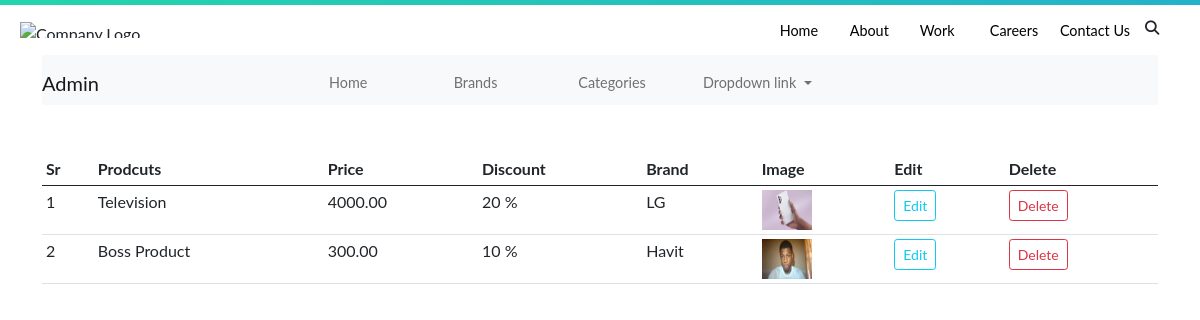
Page /admin (signed in) on the earlier database version.
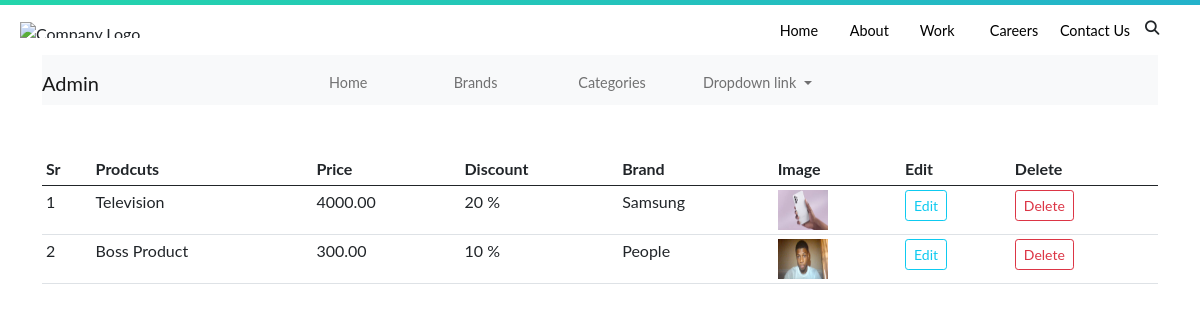
Same page on the later database version.
### shop/products/models.py (models this page shows, shortened)
class Addproduct(db.Model):
    id = db.Column(db.Integer, primary_key=True)
    name = db.Column(db.String(80), nullable=False)
    price = db.Column(db.Numeric(10,2), nullable=False)
    discount = db.Column(db.Integer, default=0)
    stock = db.Column(db.Integer, nullable=False)
    colors = db.Column(db.Text, nullable=False)
    desc = db.Column(db.Text, nullable=False)
    pub_date = db.Column(db.DateTime, nullable=False,
        default=datetime.utcnow)
    brand_id = db.Column(db.Integer, db.ForeignKey('brand.id'),
        nullable=False)
    brand = db.relationship('Brand',
        backref=db.backref('posts', lazy=True))
    category_id = db.Column(db.Integer, db.ForeignKey('category.id'),
        nullable=False)
    category = db.relationship('Category',
        backref=db.backref('posts', lazy=True))
    image_1 = db.Column(db.String(150), nullable=False, default='image.jpg')
    image_2 = db.Column(db.String(150), nullable=False, default='image.jpg')
    image_3 = db.Column(db.String(150), nullable=False, default='image.jpg')

class Brand(db.Model):
    id = db.Column(db.Integer, primary_key=True)
    name = db.Column(db.String(100),unique=True, nullable=False)

### shop/admin/routes.py (the view)
@app.route('/admin')
def admin():
    if 'email' not in session:
        flash('Please login first!', 'danger')
        return redirect(url_for('login'))
    products = Addproduct.query.all()
    return render_template('admin/index.html', title='Admin Page', products=products)

### shop/templates/admin/index.html (shortened to what this page needs)
{% extends "layout.html" %} {% block content %} {% include '_messages.html' %}
<div class="container">
  <nav class="navbar navbar-expand-lg navbar-light bg-light">
    <a class="navbar-brand" href="/admin">Admin</a>
    <div class="collapse navbar-collapse" id="navbarNavDropdown">
      <ul class="navbar-nav">
        <li class="nav-item active">
          <a class="nav-link" href="/admin"
            >Home</a
          >
        </li>
        <li class="nav-item">
          <a class="nav-link" href="/brands">Brands</a>
        </li>
        <li class="nav-item">
          <a class="nav-link" href="/categories">Categories</a>
        </li>
        <li class="nav-item dropdown">
          <a
            class="nav-link dropdown-toggle"
            href="#"
            id="navbarDropdownMenuLink"
            data-toggle="dropdown"
            aria-haspopup="true"
            aria-expanded="false"
          >
            Dropdown link
          </a>
        </li>
      </ul>
    </div>
  </nav>
</div>
<div class="container mt-5">
    <table class="table table-sm table-condensed table-stripped">
        <thead>
            <th>Sr</th>
            <th>Prodcuts</th>
            <th>Price</th>
            <th>Discount</th>
            <th>Brand</th>
            <th>Image</th>
            <th>Edit</th>
            <th>Delete</th>
        </thead>
        <tbody>
          {% for product in products %}
            <tr>
                <td>{{ loop.index }}</td>
                <td>{{ product.name }}</td>
                <td>{{ product.price }}</td>
                <td>{{ product.discount }} %</td>
                <td>{{ product.brand.name }}</td>
                <td><img src="{{ url_for('static', filename='images/' + product.image_1) }}" width="50" height="40"></td>
                <td><a class="btn btn-sm btn-outline-info" href="{{url_for('updateproduct', id=product.id)}}">Edit</a></td>
                <td><a class="btn btn-sm btn-outline-danger" href="/delete/{{ product.id }}">Delete</a></td>
            </tr>
          {% endfor %}
            </tbody>
    </table>
</div>
{% endblock %}

### shop/templates/layout.html (shortened to what this page needs)
<!DOCTYPE html>
<html lang="en">
  <head>
    <link
      href="https://cdn.jsdelivr.net/npm/bootstrap@5.0.0-beta3/dist/css/bootstrap.min.css"
      rel="stylesheet"
    />
    <link rel="stylesheet" href="static/css/style.css" />
  </head>
  <body>
    <div class="page-wrapper">
      <div class="nav-wrapper">
       <div class="grad-bar"></div>
       <nav class="navbar">
         <img src="https://upload.wikimedia.org/wikipedia/en/thumb/c/c8/Bluestar_%28bus_company%29_logo.svg/1280px-Bluestar_%28bus_company%29_logo.svg.png" alt="Company Logo">
         <ul class="nav no-search">
           <li class="nav-item"><a href="#">Home</a></li>
           <li class="nav-item"><a href="#">About</a></li>
           <li class="nav-item"><a href="#">Work</a></li>
           <li class="nav-item"><a href="#">Careers</a></li>
           <li class="nav-item"><a href="#">Contact Us</a></li>
           <i class="fas fa-search" id="search-icon"></i>
         </ul>
       </nav>
       </div>
    {% block content %}
    {% endblock %}
  </body>
</html>

### shop/static/css/style.css (style rules this page uses)
* { margin: 0; padding: 0; box-sizing: border-box; font-family: "Lato", "Arial", sans-serif; }
.page-wrapper { width: 100%; height: auto; }
.nav-wrapper { width: 100%; position: -webkit-sticky; position: sticky; top: 0; background-color: #fff; }
.grad-bar { width: 100%; height: 5px; background: linear-gradient(-45deg, #ee7752, #e73c7e, #23a6d5, #23d5ab); background-size: 400% 400%; -webkit-animation: gradbar 15s ease infinite; -moz-animation: gradbar 15s ease infinite; animation: gradbar 15s ease infinite; }
.navbar { display: grid; grid-template-columns: 1fr 3fr; align-items: center; height: 50px; overflow: hidden; }
.navbar img { height: 16px; width: auto; justify-self: start; margin-left: 20px; }
.navbar ul { list-style: none; display: grid; grid-template-columns: repeat(6, 1fr); justify-self: end; }
.nav-item a { color: #000; font-size: 0.9rem; font-weight: 400; text-decoration: none; transition: color 0.3s ease-out; }
#search-icon { font-size: 0.9rem; margin-top: 3px; margin-left: 15px; transition: color 0.3s ease-out; }
.no-search { transform: translate(0); transition: transform 0.7s ease-in-out; }

Differences in the rows shown:
changed Addproduct "Television": brand.name "LG" → "Samsung"
changed Addproduct "Boss Product": brand.name "Havit" → "People"
